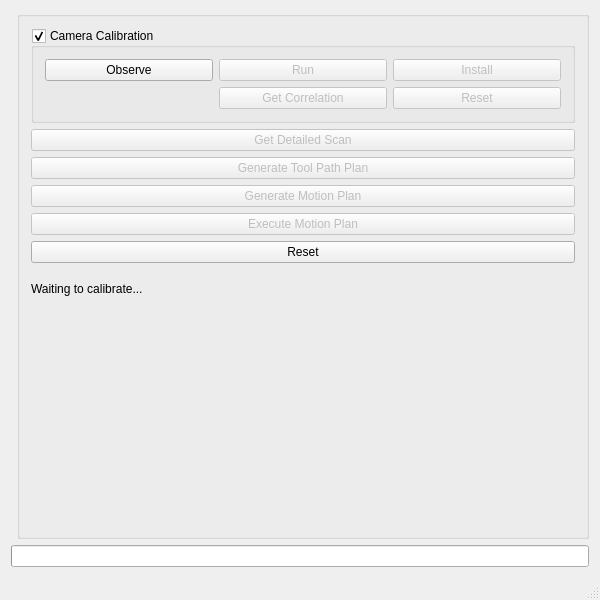
<?xml version="1.0" encoding="UTF-8"?>
<ui version="4.0">
 <class>ROSConWindow</class>
 <widget class="QMainWindow" name="ROSConWindow">
  <property name="geometry">
   <rect>
    <x>0</x>
    <y>0</y>
    <width>600</width>
    <height>600</height>
   </rect>
  </property>
  <property name="windowTitle">
   <string>Scan-N-Plan</string>
  </property>
  <widget class="QWidget" name="centralWidget">
   <layout class="QGridLayout" name="gridLayout">
    <item row="3" column="0" colspan="2">
     <widget class="QProgressBar" name="progress_bar">
      <property name="value">
       <number>0</number>
      </property>
      <property name="format">
       <string/>
      </property>
     </widget>
    </item>
    <item row="1" column="1">
     <widget class="QGroupBox" name="button_box">
      <property name="sizePolicy">
       <sizepolicy hsizetype="Expanding" vsizetype="Expanding">
        <horstretch>0</horstretch>
        <verstretch>0</verstretch>
       </sizepolicy>
      </property>
      <property name="title">
       <string/>
      </property>
      <layout class="QVBoxLayout" name="verticalLayout_2">
       <item>
        <widget class="QGroupBox" name="calibration_group_box">
         <property name="title">
          <string>Camera Calibration</string>
         </property>
         <property name="checkable">
          <bool>true</bool>
         </property>
         <layout class="QGridLayout" name="gridLayout_2">
          <item row="0" column="1">
           <widget class="QPushButton" name="run_calibration_button">
            <property name="enabled">
             <bool>false</bool>
            </property>
            <property name="text">
             <string>Run</string>
            </property>
           </widget>
          </item>
          <item row="0" column="2">
           <widget class="QPushButton" name="install_calibration_button">
            <property name="enabled">
             <bool>false</bool>
            </property>
            <property name="text">
             <string>Install</string>
            </property>
           </widget>
          </item>
          <item row="0" column="0">
           <widget class="QPushButton" name="observe_button">
            <property name="text">
             <string>Observe</string>
            </property>
           </widget>
          </item>
          <item row="2" column="1">
           <widget class="QPushButton" name="get_correlation_button">
            <property name="enabled">
             <bool>false</bool>
            </property>
            <property name="text">
             <string>Get Correlation</string>
            </property>
           </widget>
          </item>
          <item row="2" column="2">
           <widget class="QPushButton" name="reset_calibration_button">
            <property name="enabled">
             <bool>false</bool>
            </property>
            <property name="text">
             <string>Reset</string>
            </property>
           </widget>
          </item>
         </layout>
        </widget>
       </item>
       <item>
        <widget class="QPushButton" name="scan_button">
         <property name="enabled">
          <bool>false</bool>
         </property>
         <property name="text">
          <string>Get Detailed Scan</string>
         </property>
        </widget>
       </item>
       <item>
        <widget class="QPushButton" name="tpp_button">
         <property name="enabled">
          <bool>false</bool>
         </property>
         <property name="text">
          <string>Generate Tool Path Plan</string>
         </property>
        </widget>
       </item>
       <item>
        <widget class="QPushButton" name="motion_plan_button">
         <property name="enabled">
          <bool>false</bool>
         </property>
         <property name="text">
          <string>Generate Motion Plan</string>
         </property>
        </widget>
       </item>
       <item>
        <widget class="QPushButton" name="motion_execution_button">
         <property name="enabled">
          <bool>false</bool>
         </property>
         <property name="text">
          <string>Execute Motion Plan</string>
         </property>
        </widget>
       </item>
       <item>
        <widget class="QPushButton" name="reset_button">
         <property name="text">
          <string>Reset</string>
         </property>
        </widget>
       </item>
       <item>
        <widget class="QLabel" name="status_label">
         <property name="minimumSize">
          <size>
           <width>0</width>
           <height>40</height>
          </size>
         </property>
         <property name="text">
          <string>Waiting to calibrate...</string>
         </property>
        </widget>
       </item>
       <item>
        <spacer name="verticalSpacer">
         <property name="orientation">
          <enum>Qt::Vertical</enum>
         </property>
         <property name="sizeHint" stdset="0">
          <size>
           <width>20</width>
           <height>40</height>
          </size>
         </property>
        </spacer>
       </item>
      </layout>
     </widget>
    </item>
   </layout>
  </widget>
  <widget class="QStatusBar" name="statusBar">
   <property name="sizeGripEnabled">
    <bool>true</bool>
   </property>
  </widget>
  <widget class="QMenuBar" name="menuBar">
   <property name="geometry">
    <rect>
     <x>0</x>
     <y>0</y>
     <width>600</width>
     <height>22</height>
    </rect>
   </property>
  </widget>
 </widget>
 <layoutdefault spacing="6" margin="11"/>
 <resources/>
 <connections/>
</ui>
